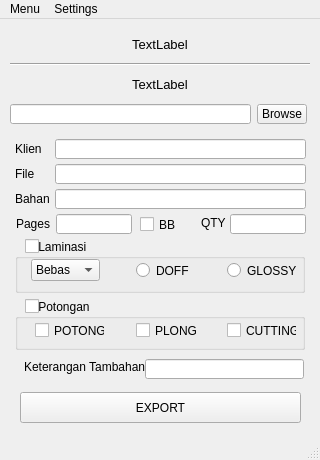
<?xml version="1.0" encoding="UTF-8"?>
<ui version="4.0">
 <class>MainWindow</class>
 <widget class="QMainWindow" name="MainWindow">
  <property name="windowModality">
   <enum>Qt::ApplicationModal</enum>
  </property>
  <property name="enabled">
   <bool>true</bool>
  </property>
  <property name="geometry">
   <rect>
    <x>0</x>
    <y>0</y>
    <width>320</width>
    <height>460</height>
   </rect>
  </property>
  <property name="sizePolicy">
   <sizepolicy hsizetype="Fixed" vsizetype="Fixed">
    <horstretch>0</horstretch>
    <verstretch>0</verstretch>
   </sizepolicy>
  </property>
  <property name="minimumSize">
   <size>
    <width>320</width>
    <height>460</height>
   </size>
  </property>
  <property name="maximumSize">
   <size>
    <width>320</width>
    <height>460</height>
   </size>
  </property>
  <property name="windowTitle">
   <string notr="true">Exporter V0.2</string>
  </property>
  <property name="tabShape">
   <enum>QTabWidget::Rounded</enum>
  </property>
  <widget class="QWidget" name="centralwidget">
   <widget class="QWidget" name="prevLabels" native="true">
    <property name="geometry">
     <rect>
      <x>10</x>
      <y>10</y>
      <width>300</width>
      <height>71</height>
     </rect>
    </property>
    <widget class="QLabel" name="l_src">
     <property name="geometry">
      <rect>
       <x>0</x>
       <y>0</y>
       <width>300</width>
       <height>30</height>
      </rect>
     </property>
     <property name="font">
      <font>
       <pointsize>10</pointsize>
      </font>
     </property>
     <property name="text">
      <string>TextLabel</string>
     </property>
     <property name="alignment">
      <set>Qt::AlignCenter</set>
     </property>
    </widget>
    <widget class="QLabel" name="l_target">
     <property name="geometry">
      <rect>
       <x>0</x>
       <y>40</y>
       <width>300</width>
       <height>30</height>
      </rect>
     </property>
     <property name="font">
      <font>
       <pointsize>10</pointsize>
      </font>
     </property>
     <property name="text">
      <string>TextLabel</string>
     </property>
     <property name="alignment">
      <set>Qt::AlignCenter</set>
     </property>
    </widget>
    <widget class="Line" name="line">
     <property name="geometry">
      <rect>
       <x>0</x>
       <y>25</y>
       <width>301</width>
       <height>20</height>
      </rect>
     </property>
     <property name="orientation">
      <enum>Qt::Horizontal</enum>
     </property>
    </widget>
   </widget>
   <widget class="QWidget" name="details" native="true">
    <property name="geometry">
     <rect>
      <x>10</x>
      <y>120</y>
      <width>301</width>
      <height>251</height>
     </rect>
    </property>
    <widget class="QLabel" name="label">
     <property name="geometry">
      <rect>
       <x>5</x>
       <y>0</y>
       <width>41</width>
       <height>20</height>
      </rect>
     </property>
     <property name="text">
      <string>Klien</string>
     </property>
     <property name="alignment">
      <set>Qt::AlignLeading|Qt::AlignLeft|Qt::AlignVCenter</set>
     </property>
     <property name="buddy">
      <cstring>le_klien</cstring>
     </property>
    </widget>
    <widget class="QLineEdit" name="le_klien">
     <property name="geometry">
      <rect>
       <x>45</x>
       <y>0</y>
       <width>251</width>
       <height>20</height>
      </rect>
     </property>
    </widget>
    <widget class="QLabel" name="label_2">
     <property name="geometry">
      <rect>
       <x>5</x>
       <y>25</y>
       <width>41</width>
       <height>20</height>
      </rect>
     </property>
     <property name="text">
      <string>File</string>
     </property>
     <property name="alignment">
      <set>Qt::AlignLeading|Qt::AlignLeft|Qt::AlignVCenter</set>
     </property>
     <property name="buddy">
      <cstring>le_namafile</cstring>
     </property>
    </widget>
    <widget class="QLineEdit" name="le_pages">
     <property name="geometry">
      <rect>
       <x>46</x>
       <y>75</y>
       <width>76</width>
       <height>20</height>
      </rect>
     </property>
    </widget>
    <widget class="QLabel" name="label_3">
     <property name="geometry">
      <rect>
       <x>5</x>
       <y>50</y>
       <width>41</width>
       <height>20</height>
      </rect>
     </property>
     <property name="text">
      <string>Bahan</string>
     </property>
     <property name="alignment">
      <set>Qt::AlignLeading|Qt::AlignLeft|Qt::AlignVCenter</set>
     </property>
     <property name="buddy">
      <cstring>le_bahan</cstring>
     </property>
    </widget>
    <widget class="QLineEdit" name="le_bahan">
     <property name="geometry">
      <rect>
       <x>45</x>
       <y>50</y>
       <width>251</width>
       <height>20</height>
      </rect>
     </property>
    </widget>
    <widget class="QLabel" name="label_4">
     <property name="geometry">
      <rect>
       <x>6</x>
       <y>75</y>
       <width>41</width>
       <height>20</height>
      </rect>
     </property>
     <property name="text">
      <string>Pages</string>
     </property>
     <property name="alignment">
      <set>Qt::AlignLeading|Qt::AlignLeft|Qt::AlignVCenter</set>
     </property>
     <property name="buddy">
      <cstring>le_pages</cstring>
     </property>
    </widget>
    <widget class="QLineEdit" name="le_namafile">
     <property name="geometry">
      <rect>
       <x>45</x>
       <y>25</y>
       <width>251</width>
       <height>20</height>
      </rect>
     </property>
    </widget>
    <widget class="QCheckBox" name="cb_bb">
     <property name="geometry">
      <rect>
       <x>130</x>
       <y>77</y>
       <width>41</width>
       <height>17</height>
      </rect>
     </property>
     <property name="text">
      <string>BB</string>
     </property>
    </widget>
    <widget class="QGroupBox" name="gbLaminasi">
     <property name="geometry">
      <rect>
       <x>5</x>
       <y>100</y>
       <width>290</width>
       <height>54</height>
      </rect>
     </property>
     <property name="title">
      <string>       Laminasi</string>
     </property>
     <widget class="QComboBox" name="cbHotCold">
      <property name="geometry">
       <rect>
        <x>16</x>
        <y>20</y>
        <width>69</width>
        <height>22</height>
       </rect>
      </property>
      <item>
       <property name="text">
        <string>Bebas</string>
       </property>
      </item>
      <item>
       <property name="text">
        <string>Panas</string>
       </property>
      </item>
      <item>
       <property name="text">
        <string>Dingin</string>
       </property>
      </item>
     </widget>
     <widget class="QRadioButton" name="rbDoff">
      <property name="geometry">
       <rect>
        <x>121</x>
        <y>23</y>
        <width>70</width>
        <height>17</height>
       </rect>
      </property>
      <property name="text">
       <string>DOFF</string>
      </property>
     </widget>
     <widget class="QRadioButton" name="rbGlossy">
      <property name="geometry">
       <rect>
        <x>212</x>
        <y>23</y>
        <width>70</width>
        <height>17</height>
       </rect>
      </property>
      <property name="text">
       <string>GLOSSY</string>
      </property>
     </widget>
     <widget class="QCheckBox" name="cbLaminasi">
      <property name="geometry">
       <rect>
        <x>10</x>
        <y>-1</y>
        <width>16</width>
        <height>17</height>
       </rect>
      </property>
      <property name="text">
       <string/>
      </property>
     </widget>
    </widget>
    <widget class="QGroupBox" name="gbPotong">
     <property name="geometry">
      <rect>
       <x>5</x>
       <y>160</y>
       <width>290</width>
       <height>51</height>
      </rect>
     </property>
     <property name="title">
      <string notr="true">       Potongan</string>
     </property>
     <widget class="QCheckBox" name="cb_plong">
      <property name="geometry">
       <rect>
        <x>121</x>
        <y>23</y>
        <width>70</width>
        <height>17</height>
       </rect>
      </property>
      <property name="text">
       <string>PLONG</string>
      </property>
     </widget>
     <widget class="QCheckBox" name="cb_cutting">
      <property name="geometry">
       <rect>
        <x>212</x>
        <y>23</y>
        <width>70</width>
        <height>17</height>
       </rect>
      </property>
      <property name="text">
       <string>CUTTING</string>
      </property>
     </widget>
     <widget class="QCheckBox" name="checkBox_7">
      <property name="geometry">
       <rect>
        <x>10</x>
        <y>-1</y>
        <width>16</width>
        <height>17</height>
       </rect>
      </property>
      <property name="text">
       <string/>
      </property>
     </widget>
     <widget class="QCheckBox" name="cb_potong">
      <property name="geometry">
       <rect>
        <x>20</x>
        <y>23</y>
        <width>70</width>
        <height>17</height>
       </rect>
      </property>
      <property name="text">
       <string>POTONG</string>
      </property>
     </widget>
    </widget>
    <widget class="QLineEdit" name="le_qty">
     <property name="geometry">
      <rect>
       <x>220</x>
       <y>75</y>
       <width>76</width>
       <height>20</height>
      </rect>
     </property>
    </widget>
    <widget class="QLabel" name="label_5">
     <property name="geometry">
      <rect>
       <x>191</x>
       <y>76</y>
       <width>31</width>
       <height>16</height>
      </rect>
     </property>
     <property name="text">
      <string>QTY</string>
     </property>
     <property name="buddy">
      <cstring>le_qty</cstring>
     </property>
    </widget>
    <widget class="QLabel" name="label_6">
     <property name="geometry">
      <rect>
       <x>14</x>
       <y>220</y>
       <width>121</width>
       <height>16</height>
      </rect>
     </property>
     <property name="text">
      <string>Keterangan Tambahan </string>
     </property>
     <property name="buddy">
      <cstring>le_keterangan</cstring>
     </property>
    </widget>
    <widget class="QLineEdit" name="le_keterangan">
     <property name="geometry">
      <rect>
       <x>135</x>
       <y>220</y>
       <width>159</width>
       <height>20</height>
      </rect>
     </property>
    </widget>
   </widget>
   <widget class="QLineEdit" name="le_exportfolder">
    <property name="geometry">
     <rect>
      <x>10</x>
      <y>85</y>
      <width>241</width>
      <height>20</height>
     </rect>
    </property>
   </widget>
   <widget class="QToolButton" name="b_browse">
    <property name="geometry">
     <rect>
      <x>257</x>
      <y>85</y>
      <width>50</width>
      <height>20</height>
     </rect>
    </property>
    <property name="text">
     <string>Browse</string>
    </property>
    <property name="arrowType">
     <enum>Qt::NoArrow</enum>
    </property>
   </widget>
   <widget class="QStackedWidget" name="stackedWidget">
    <property name="geometry">
     <rect>
      <x>10</x>
      <y>373</y>
      <width>301</width>
      <height>35</height>
     </rect>
    </property>
    <property name="sizePolicy">
     <sizepolicy hsizetype="Minimum" vsizetype="Minimum">
      <horstretch>0</horstretch>
      <verstretch>0</verstretch>
     </sizepolicy>
    </property>
    <property name="frameShape">
     <enum>QFrame::NoFrame</enum>
    </property>
    <property name="currentIndex">
     <number>0</number>
    </property>
    <widget class="QWidget" name="stackedWidgetPage1" native="true">
     <widget class="QWidget" name="horizontalLayoutWidget">
      <property name="geometry">
       <rect>
        <x>0</x>
        <y>0</y>
        <width>301</width>
        <height>31</height>
       </rect>
      </property>
      <layout class="QHBoxLayout" name="horizontalLayout">
       <property name="sizeConstraint">
        <enum>QLayout::SetMaximumSize</enum>
       </property>
       <property name="leftMargin">
        <number>10</number>
       </property>
       <property name="topMargin">
        <number>0</number>
       </property>
       <property name="rightMargin">
        <number>10</number>
       </property>
       <item>
        <widget class="QPushButton" name="b_export">
         <property name="sizePolicy">
          <sizepolicy hsizetype="Minimum" vsizetype="Minimum">
           <horstretch>0</horstretch>
           <verstretch>0</verstretch>
          </sizepolicy>
         </property>
         <property name="text">
          <string>EXPORT</string>
         </property>
        </widget>
       </item>
      </layout>
     </widget>
    </widget>
    <widget class="QWidget" name="stackedWidgetPage2" native="true">
     <widget class="QWidget" name="horizontalLayoutWidget_2">
      <property name="geometry">
       <rect>
        <x>0</x>
        <y>0</y>
        <width>301</width>
        <height>41</height>
       </rect>
      </property>
      <layout class="QHBoxLayout" name="horizontalLayout_2">
       <property name="sizeConstraint">
        <enum>QLayout::SetMaximumSize</enum>
       </property>
       <property name="leftMargin">
        <number>5</number>
       </property>
       <property name="topMargin">
        <number>3</number>
       </property>
       <property name="rightMargin">
        <number>5</number>
       </property>
       <property name="bottomMargin">
        <number>10</number>
       </property>
       <item>
        <widget class="QProgressBar" name="pb_status">
         <property name="sizePolicy">
          <sizepolicy hsizetype="Minimum" vsizetype="Minimum">
           <horstretch>0</horstretch>
           <verstretch>0</verstretch>
          </sizepolicy>
         </property>
         <property name="maximum">
          <number>0</number>
         </property>
         <property name="value">
          <number>0</number>
         </property>
         <property name="alignment">
          <set>Qt::AlignCenter</set>
         </property>
         <property name="orientation">
          <enum>Qt::Horizontal</enum>
         </property>
         <property name="invertedAppearance">
          <bool>false</bool>
         </property>
        </widget>
       </item>
      </layout>
     </widget>
    </widget>
   </widget>
  </widget>
  <widget class="QMenuBar" name="menubar">
   <property name="geometry">
    <rect>
     <x>0</x>
     <y>0</y>
     <width>320</width>
     <height>21</height>
    </rect>
   </property>
   <widget class="QMenu" name="menuMenu">
    <property name="title">
     <string>Menu</string>
    </property>
    <addaction name="actionView_Log"/>
   </widget>
   <widget class="QMenu" name="menuSettings">
    <property name="title">
     <string>Settings</string>
    </property>
    <addaction name="actionPDF_Settings"/>
   </widget>
   <addaction name="menuMenu"/>
   <addaction name="menuSettings"/>
  </widget>
  <widget class="QStatusBar" name="statusbar"/>
  <action name="actionView_Log">
   <property name="text">
    <string>View Log</string>
   </property>
  </action>
  <action name="actionPDF_Settings">
   <property name="text">
    <string>PDF Settings</string>
   </property>
  </action>
 </widget>
 <tabstops>
  <tabstop>le_exportfolder</tabstop>
  <tabstop>b_browse</tabstop>
  <tabstop>le_klien</tabstop>
  <tabstop>le_namafile</tabstop>
  <tabstop>le_bahan</tabstop>
  <tabstop>le_pages</tabstop>
  <tabstop>cb_bb</tabstop>
  <tabstop>le_qty</tabstop>
  <tabstop>cbLaminasi</tabstop>
  <tabstop>cbHotCold</tabstop>
  <tabstop>rbDoff</tabstop>
  <tabstop>rbGlossy</tabstop>
  <tabstop>checkBox_7</tabstop>
  <tabstop>cb_potong</tabstop>
  <tabstop>cb_plong</tabstop>
  <tabstop>cb_cutting</tabstop>
  <tabstop>le_keterangan</tabstop>
  <tabstop>b_export</tabstop>
 </tabstops>
 <resources/>
 <connections/>
</ui>
